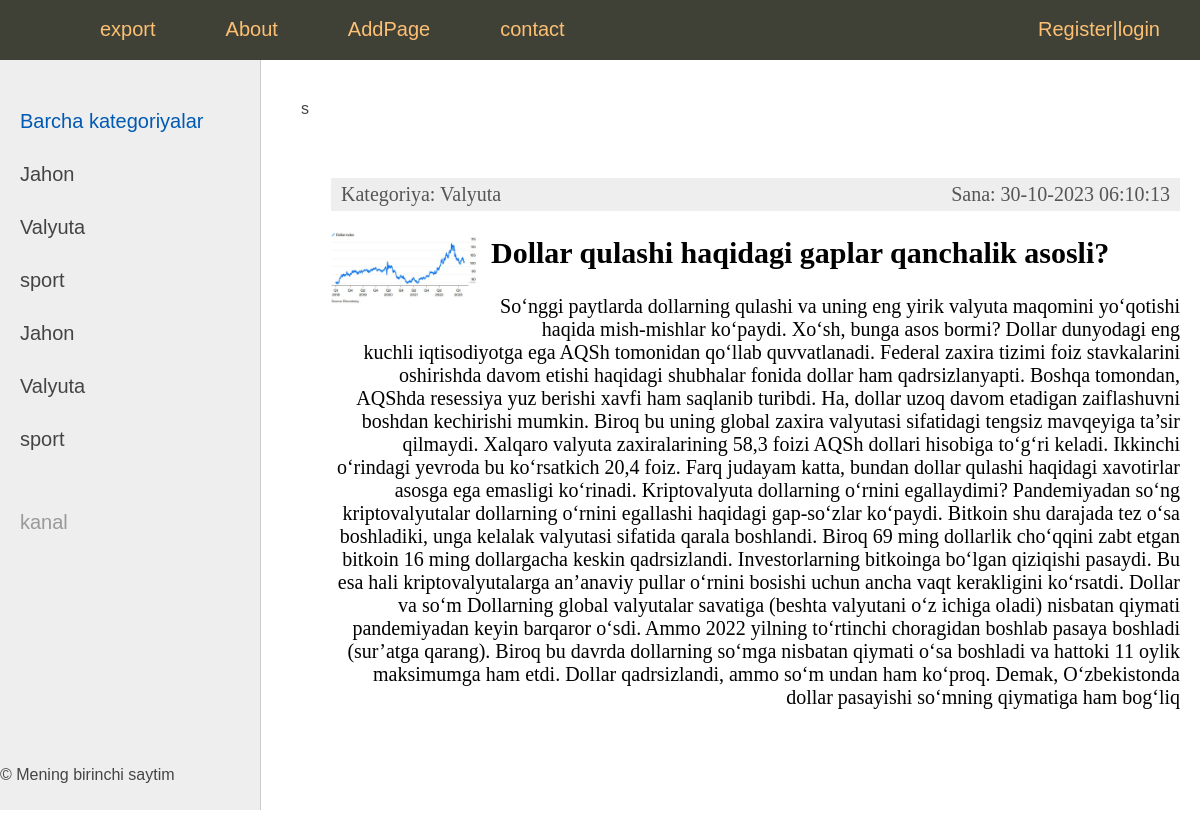
The app's page /post/Dollar/ with its own data.
### menu/models.py (models this page shows, shortened)
class Category(models.Model):
    name = models.CharField(max_length=100, db_index=True, verbose_name="name")
    slug = models.SlugField(max_length=255, unique=True, db_index=True, verbose_name="URL")
    def __str__(self):
        return self.name
    def get_absolute_url(self):
        return reverse('category', kwargs={'cat_slug': self.slug})
    class Meta:
        verbose_name = 'Category'
        verbose_name_plural = 'Categories'
        ordering = ['id']

class News(models.Model):
    title = models.CharField(max_length=255, verbose_name="Sarlavha")
    slug = models.SlugField(max_length=255, unique=True, db_index=True, verbose_name="URL")
    content = models.TextField(blank=True, verbose_name="Matn")
    photo = models.ImageField(upload_to="photos/%Y/%m/%d/", verbose_name="photo")
    time_create = models.DateTimeField(auto_now_add=True, verbose_name="vaqt")
    time_update = models.DateTimeField(auto_now=True, verbose_name="o'zgargan vaqt")
    is_published = models.BooleanField(default=True, verbose_name="tahrir")
    cat = models.ForeignKey('Category', on_delete=models.CASCADE, verbose_name="category")
    def __str__(self):
        return self.title
    class Meta:
        verbose_name = 'New'
        verbose_name_plural = 'News'
        ordering = ['time_create', 'title']

### menu/views.py (the view)
# urls.py: path('post/<slug:post_slug>/', ShowPost.as_view(), name='post'),
class ShowPost(DataMixin, DetailView):
    model = News
    template_name = 'page/post.html'
    slug_url_kwarg = 'post_slug'
    context_object_name = 'post'
    def get_context_data(self, *, object_list=None, **kwargs):
        context = super().get_context_data(**kwargs)
        c_def = self.get_user_context(title=context['post'])
        return{**context, **c_def}

### menu/utils.py (called while the page is built)
    def get_user_context(self, **kwargs):
        context = kwargs
        cats = Category.objects.all()
        context['menu'] = menu
        context['cats'] = cats
        if 'cat_selected' not in context:
            context['cat_selected'] = 0
        return context

### menu/templates/page/post.html
{% extends 'page/base.html' %}
{% block content %}
<div class="article-panel">
    <p class="first">Kategoriya: {{ post.cat }}</p>
    <p class="last">Sana: {{ post.time_update|date:"d-m-Y H:i:s" }}</p>
</div>
{% if post.photo %}
    <p><img class="img-article-left thumb" src="{{ post.photo.url }}"></p>
{% endif %}
<h2>{{ post.title }}</h2>
<p class="link-read-post">{{ post.content }}</p>
</div>
{% endblock %}

### menu/templates/page/base.html (shortened to what this page needs)
{% load static %}
<!DOCTYPE html>
<html>
<head>
	<link type="text/css" href="{% static 'css/styles.css' %}" rel="stylesheet" />
</head>
<body>
<table class="table-page" border=0 cellpadding="0" cellspacing="0">
<tr><td valign=top>
{% block mainmenu %}
		<div class="header">
			<ul id="mainmenu" class="mainmenu">
			<li class="logo"><a href="{% url 'home' %}"><div class="logo"></div></a></li>
				 <li ><a href="{% url 'export' %}">export</a></li>
{% for m in menu %}
      <li ><a href="{% url m.url_name %}">{{m.title}}</a></li>
{% endfor %}
				{% if request.user.is_authenticated %}
        		<li class="last">{{ user.username }}|<a href="{% url 'logout' %}">logout</a> </li>
        {% else %}
                <li class="last"><a href="{% url 'register' %}">Register</a>|<a href="{% url 'login' %}">login</a></a></li>
		{% endif %}
      </ul>
    </div>
{% endblock mainmenu %}
<table class="table-content" border=0 cellpadding="0" cellspacing="0">
<tr>
	<td valign="top" class="left-chapters">
	<ul id="leftchapters">
{% if cat_selected == 0 %}
		<li class="selected">Barcha kategoriyalar</li>
{% else %}
		<li><a href="{% url 'home' %}">Barcha kategoriyalar</a></li>
{% endif %}
		{% for c in cats %}
	{% if c.pk == cat_selected %}
		<li class="selected">{{c.name}}</li>
	{% else %}
		<li><a href="{{ c.get_absolute_url }}">{{c.name}}</a></li>
	{% endif %}
		{% endfor %}
		{% for c in cats %}
			{% if c.pk == cat_selected %}
    		<li class="selected">{{c.name}}</li>
  			{% else %}
		<li><a href="{{ c.get_absolute_url }}">{{c.name}}</a></li>
  			{% endif %}
		{% endfor %}
		<li class="share">
		<p>kanal</p>
		<a class="share-yt" href="https://t.me/Alixon1212" target="_blank" rel="nofollow"></a>
		</li>
	</ul>
</td>
<td valign="top" class="content">
s
	<div class="content-text">
{% block content %}
{% endblock %}
</td></tr></table>
</td></tr>
<tr><td valign=top>
	<div id="footer">
		<p>&copy; Mening birinchi saytim</p>
	</div>
</td></tr></table>
</body>
</html>

### static/css/styles.css (style rules this page uses)
html, body { font-family: 'Arial'; margin: 0; padding: 0; height: 100%; width: 100%; color: #444; }
a { color: #0059b2; text-decoration: none; }
img { max-width: 600px; height: auto; }
img.img-article-left { max-width: 300px; height: auto; float: left; padding: 0 10px 10px 0; }
img.img-article-left.thumb { max-width: 150px; height: auto; }
p.link-read-post { text-align: right; }
div.article-panel { background: #eee; padding: 5px 10px 5px 10px; box-sizing: border-box; overflow: hidden; color: #555; }
div.article-panel p.first { margin: 0; float: left; }
div.article-panel p.last { margin: 0; float: right; }
.table-page { width: 100%; height: 100%; vertical-align: top; }
.table-page tr { height: 100%; }
.header { background: #3F4137; height: 60px; }
.logo { background: url('../images/logo.png') no-repeat 10px 5px; width: 70px; height: 60px; }
ul.mainmenu { list-style: none; margin: 0; padding: 0; height: 60px; color: #fdc073; font-size: 20px; overflow: hidden; }
ul.mainmenu li { float: left; margin: 18px 40px 0 30px; }
ul.mainmenu li.logo { margin: 0; }
ul.mainmenu li.last { float: right; }
ul.mainmenu li a { color: #fdc073; text-decoration: none; }
.table-content { width: 100%; min-height: 100%; height: 100%; }
.left-chapters { margin: 0; background: #eee; border-right: 1px solid #ccc; min-height: 100%; }
.left-chapters ul { width: 230px; min-height: 100%; margin: 0; padding: 20px 10px 10px 20px; list-style: none; font-size: 20px; }
.left-chapters ul li { margin: 30px 0 0 0; color: #999; }
.left-chapters ul li.selected { color: #0059b2; }
.left-chapters ul li a { color: #444; text-decoration: none; }
.left-chapters ul li.share { margin: 60px 0 0 0; }
.left-chapters ul li.share p { margin: 30px 0 30px 0; }
.left-chapters ul li.share a { display: inline-block; width: 40px; height: 40px; margin: 0 20px 0 0; }
.left-chapters ul li.share a.share-yt { width: 100%; height: 30px; background: url('../images/share_yt.png') no-repeat 0 0 }
.content { padding: 40px 20px 20px 40px; width: 100%; box-sizing: border-box; }
.content-text { margin: 60px 0 0 30px; color: #000; font-size: 20px; font-family: Yandex Sans Display Light; }

### records on screen
Category: name "Jahon"
Category: name "Valyuta"
Category: name "sport"
News: cat "Valyuta", time_update "30-10-2023 06:10:13", photo (picture), title "Dollar qulashi haqidagi gaplar qanchalik asosli?", content "So‘nggi paytlarda dollarning qulashi va uning eng yirik valyuta maqomini yo‘qotishi haqida mish-mishlar ko‘paydi. Xo‘sh, bunga asos bormi? Dollar dunyodagi eng kuchli iqtisodiyotga ega AQSh tomonidan qo‘llab quvvatlanadi. Federal zaxira tizimi foiz stavkalarini oshirishda davom etishi haqidagi shubhalar fonida dollar ham qadrsizlanyapti. Boshqa tomondan, AQShda resessiya yuz berishi xavfi ham saqlanib turibdi. Ha, dollar uzoq davom etadigan zaiflashuvni boshdan kechirishi mumkin. Biroq bu uning global zaxira valyutasi sifatidagi tengsiz mavqeyiga ta’sir qilmaydi. Xalqaro valyuta zaxiralarining 58,3 foizi AQSh dollari hisobiga to‘g‘ri keladi. Ikkinchi o‘rindagi yevroda bu ko‘rsatkich 20,4…"

### other values on screen
{{ m.title }} "About" "AddPage" "contact"
